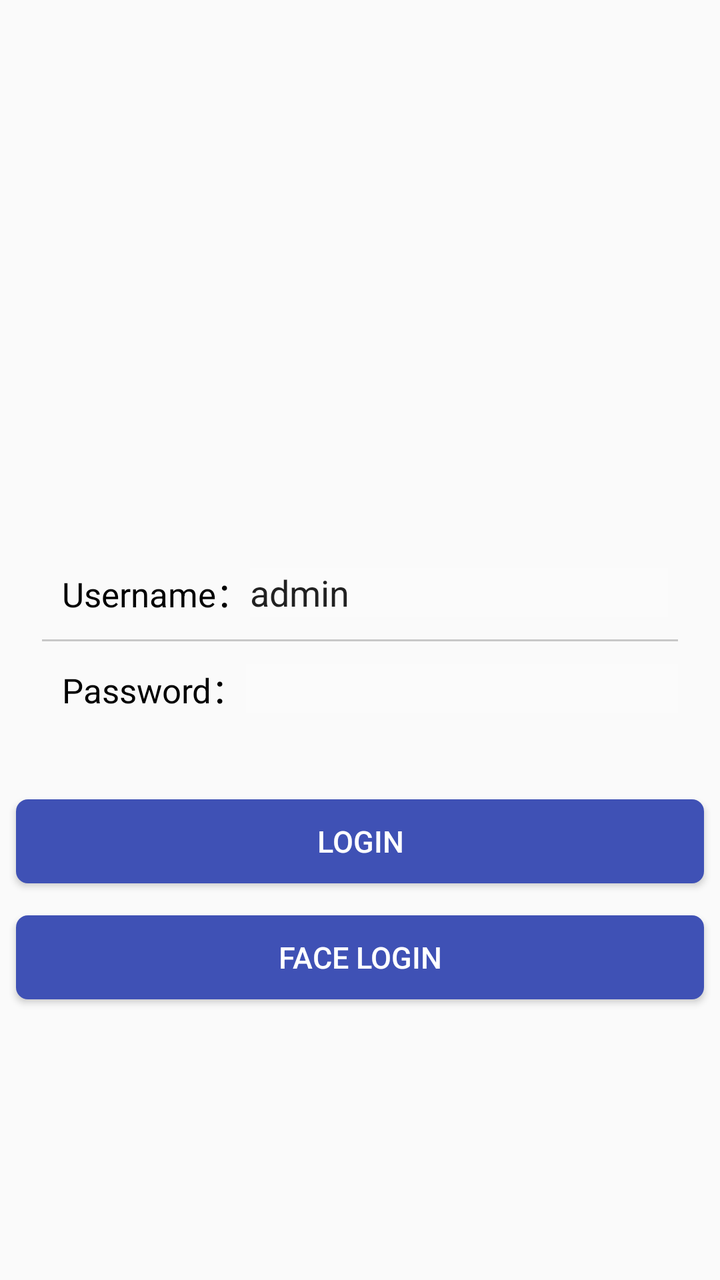
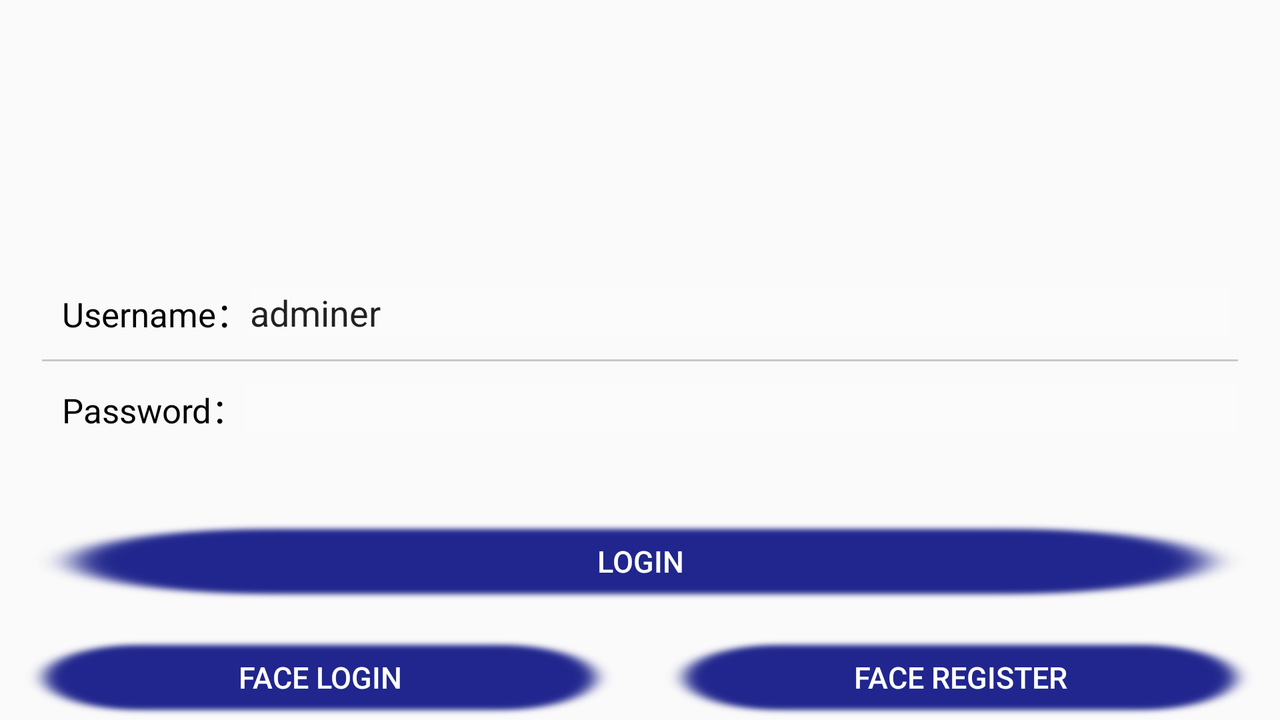

An Android layout and its configuration variant, each rendered on a device that would load it. The default file and the variant file are quoted in full after the pictures.
<!-- AndroidManifest.xml: application theme AppTheme -->
<!-- res/layout/activity_login.xml -->
<?xml version="1.0" encoding="utf-8"?>
<androidx.constraintlayout.widget.ConstraintLayout xmlns:android="http://schemas.android.com/apk/res/android"
    xmlns:app="http://schemas.android.com/apk/res-auto"
    xmlns:tools="http://schemas.android.com/tools"
    android:layout_width="match_parent"
    android:layout_height="match_parent">


    <ImageView
        android:id="@+id/image_face"
        android:layout_width="100dp"
        android:layout_height="100dp"
        android:layout_marginTop="8dp"
        android:layout_marginBottom="8dp"

        app:layout_constraintBottom_toTopOf="@+id/relativeLayout"
        app:layout_constraintEnd_toEndOf="parent"
        app:layout_constraintStart_toStartOf="parent"
        app:layout_constraintTop_toTopOf="parent" />

    <RelativeLayout
        android:id="@+id/relativeLayout"
        android:layout_width="match_parent"
        android:layout_height="wrap_content"
        android:layout_marginStart="8dp"
        android:layout_marginEnd="8dp"
        app:layout_constraintBottom_toBottomOf="parent"
        app:layout_constraintTop_toTopOf="parent"

        app:layout_constraintEnd_toEndOf="parent"
        app:layout_constraintStart_toStartOf="parent">

        <LinearLayout
            android:id="@+id/login_edit_layout"
            android:layout_width="match_parent"
            android:layout_height="wrap_content"
            android:layout_marginLeft="13dp"
            android:layout_marginRight="13dp"
            android:background="@drawable/login_layout_editor_bg"
            android:orientation="vertical">

            <LinearLayout
                android:layout_width="match_parent"
                android:layout_height="47dp"
                android:focusable="true"
                android:focusableInTouchMode="true"
                android:gravity="center_vertical"
                android:orientation="horizontal">

                <TextView
                    android:layout_width="wrap_content"
                    android:layout_height="wrap_content"
                    android:layout_marginLeft="10dp"
                    android:text="@string/user_name"
                    android:textColor="@android:color/black"
                    android:textSize="17sp" />

                <EditText
                    android:id="@+id/login_input_name"
                    android:layout_width="match_parent"
                    android:layout_height="wrap_content"
                    android:layout_marginRight="5dp"
                    android:background="#fffbfbfb"
                    android:singleLine="true"
                    android:text="admin" />
            </LinearLayout>

            <View
                android:layout_width="match_parent"
                android:layout_height="1dp"
                android:background="#ffc8c8c8" />

            <LinearLayout
                android:layout_width="match_parent"
                android:layout_height="47dp"
                android:gravity="center_vertical"
                android:orientation="horizontal">

                <TextView
                    android:layout_width="wrap_content"
                    android:layout_height="wrap_content"
                    android:layout_marginLeft="10dp"
                    android:text="@string/user_password"
                    android:textColor="@android:color/black"
                    android:textSize="17sp" />

                <EditText
                    android:id="@+id/login_input_password"
                    android:layout_width="0dp"
                    android:layout_height="wrap_content"
                    android:layout_weight="1"
                    android:background="#fffbfbfb"
                    android:inputType="textPassword"
                    android:singleLine="true" />
            </LinearLayout>
        </LinearLayout>

    </RelativeLayout>

    <Button
        android:id="@+id/login_btn"
        android:layout_width="match_parent"
        android:layout_height="42dp"
        android:layout_marginStart="8dp"
        android:layout_marginTop="32dp"
        android:layout_marginEnd="8dp"
        android:background="@drawable/login_layout_btn_bg"
        android:text="@string/login"
        android:textColor="@android:color/white"
        android:textSize="15sp"
        app:layout_constraintEnd_toEndOf="parent"
        app:layout_constraintStart_toStartOf="parent"
        app:layout_constraintTop_toBottomOf="@+id/relativeLayout" />

    <Button
        android:id="@+id/login_btn_face"
        android:layout_width="match_parent"
        android:layout_height="42dp"
        android:layout_marginStart="8dp"
        android:layout_marginTop="16dp"
        android:layout_marginEnd="8dp"
        android:background="@drawable/login_layout_btn_bg"
        android:text="@string/face_login"
        android:textColor="@android:color/white"
        android:textSize="15sp"
        app:layout_constraintEnd_toEndOf="parent"
        app:layout_constraintStart_toStartOf="parent"
        app:layout_constraintTop_toBottomOf="@+id/login_btn" />

</androidx.constraintlayout.widget.ConstraintLayout>
<!-- resources referenced by this layout -->
<resources>
  <!-- drawable login_layout_btn_bg (drawable) -->
  <?xml version="1.0" encoding="utf-8"?>
  <shape xmlns:android="http://schemas.android.com/apk/res/android" >
      <corners android:radius="6dp"/>
      
      <gradient 
          android:angle="90"
          android:endColor="#3F51B5"
          android:startColor="#3F51B5"
          />
      
  </shape>
  <string name="face_login">Face  Login</string>
  <string name="login">Login</string>
  <string name="user_name">Username：</string>
  <string name="user_password">Password：</string>
  <style name="AppTheme" parent="Theme.AppCompat.Light.NoActionBar">
          
          <item name="colorPrimary">@color/colorPrimary</item>
          <item name="colorPrimaryDark">@color/colorPrimaryDark</item>
          <item name="colorAccent">@color/colorAccent</item>
      </style>
  
      !-- 自定义loading dialog --&gt;
  <color name="colorPrimary">#3F51B5</color>
  <color name="colorPrimaryDark">#303F9F</color>
  <color name="colorAccent">#FF4081</color>
</resources>
<!-- res/layout-land/activity_login.xml (the repository's variant of the layout above) -->
<!-- drawn on the phone turned sideways -->
<?xml version="1.0" encoding="utf-8"?>
<androidx.constraintlayout.widget.ConstraintLayout xmlns:android="http://schemas.android.com/apk/res/android"
    xmlns:app="http://schemas.android.com/apk/res-auto"
    xmlns:tools="http://schemas.android.com/tools"
    android:layout_width="match_parent"
    android:layout_height="match_parent">

    <androidx.constraintlayout.widget.Guideline
        android:id="@+id/guideline1"
        android:layout_width="wrap_content"
        android:layout_height="wrap_content"
        android:orientation="vertical"
        android:visibility="visible"
        app:layout_constraintGuide_percent="0.5"
        tools:visibility="visible" />
    <ImageView
        android:id="@+id/image_face"
        android:layout_width="100dp"
        android:layout_height="100dp"
        android:layout_marginTop="8dp"
        android:layout_marginBottom="8dp"
        android:src="@drawable/wode_select"
        app:layout_constraintBottom_toTopOf="@+id/relativeLayout"
        app:layout_constraintEnd_toEndOf="parent"
        app:layout_constraintStart_toStartOf="parent"
        app:layout_constraintTop_toTopOf="parent" />

    <RelativeLayout
        android:id="@+id/relativeLayout"
        android:layout_width="match_parent"
        android:layout_height="wrap_content"
        android:layout_marginStart="8dp"
        android:layout_marginEnd="8dp"
        app:layout_constraintBottom_toBottomOf="parent"
        app:layout_constraintTop_toTopOf="parent"

        app:layout_constraintEnd_toEndOf="parent"
        app:layout_constraintStart_toStartOf="parent">

        <LinearLayout
            android:id="@+id/login_edit_layout"
            android:layout_width="match_parent"
            android:layout_height="wrap_content"
            android:layout_marginLeft="13dp"
            android:layout_marginRight="13dp"
            android:background="@drawable/login_layout_editor_bg"
            android:orientation="vertical">

            <LinearLayout
                android:layout_width="match_parent"
                android:layout_height="47dp"
                android:focusable="true"
                android:focusableInTouchMode="true"
                android:gravity="center_vertical"
                android:orientation="horizontal">

                <TextView
                    android:layout_width="wrap_content"
                    android:layout_height="wrap_content"
                    android:layout_marginLeft="10dp"
                    android:text="@string/user_name"
                    android:textColor="@android:color/black"
                    android:textSize="17sp" />

                <EditText
                    android:id="@+id/login_input_name"
                    android:layout_width="match_parent"
                    android:layout_height="wrap_content"
                    android:layout_marginRight="5dp"
                    android:background="#fffbfbfb"
                    android:singleLine="true"
                    android:text="adminer" />
            </LinearLayout>

            <View
                android:layout_width="match_parent"
                android:layout_height="1dp"
                android:background="#ffc8c8c8" />

            <LinearLayout
                android:layout_width="match_parent"
                android:layout_height="47dp"
                android:gravity="center_vertical"
                android:orientation="horizontal">

                <TextView
                    android:layout_width="wrap_content"
                    android:layout_height="wrap_content"
                    android:layout_marginLeft="10dp"
                    android:text="@string/user_password"
                    android:textColor="@android:color/black"
                    android:textSize="17sp" />

                <EditText
                    android:id="@+id/login_input_password"
                    android:layout_width="0dp"
                    android:layout_height="wrap_content"
                    android:layout_weight="1"
                    android:background="#fffbfbfb"
                    android:inputType="textPassword"
                    android:singleLine="true" />
            </LinearLayout>
        </LinearLayout>

    </RelativeLayout>

    <Button
        android:id="@+id/login_btn"
        android:layout_width="match_parent"
        android:layout_height="42dp"
        android:layout_marginStart="8dp"
        android:layout_marginTop="32dp"
        android:layout_marginEnd="8dp"
        android:background="@drawable/btn_selector"
        android:text="@string/login"
        android:textColor="@android:color/white"
        android:textSize="15sp"
        app:layout_constraintEnd_toEndOf="parent"
        app:layout_constraintStart_toStartOf="parent"
        app:layout_constraintTop_toBottomOf="@+id/relativeLayout" />
    <Button
        android:id="@+id/login_btn_face"
        android:layout_width="0dp"
        android:layout_height="42dp"
        android:layout_marginStart="8dp"
        android:layout_marginTop="16dp"
        android:layout_marginRight="8dp"

        android:background="@drawable/btn_selector"
        android:text="@string/face_login"

        android:textColor="@android:color/white"

        android:textSize="15sp"
        app:layout_constraintRight_toLeftOf="@id/guideline1"
        app:layout_constraintLeft_toLeftOf="parent"
        app:layout_constraintTop_toBottomOf="@+id/login_btn" />
    <Button
        android:id="@+id/btn_face_register"
        android:layout_width="0dp"
        android:layout_height="42dp"
        android:layout_marginStart="8dp"
        android:layout_marginTop="16dp"
        android:layout_marginEnd="8dp"
        android:background="@drawable/btn_selector"
        android:text="@string/btn_face_register"
        android:textColor="@android:color/white"
        android:textSize="15sp"
        app:layout_constraintTop_toBottomOf="@+id/login_btn"
        app:layout_constraintLeft_toRightOf="@+id/guideline1"
        app:layout_constraintRight_toRightOf="parent"/>

</androidx.constraintlayout.widget.ConstraintLayout>
<!-- resources referenced by the variant -->
<!-- as the phone turned sideways resolves them -->
<resources>
  <!-- drawable btn_selector (drawable) -->
  <?xml version="1.0" encoding="utf-8"?>
  <selector xmlns:android="http://schemas.android.com/apk/res/android">
      <item android:state_pressed="true"  android:drawable="@drawable/button_one"/>
      <item android:state_pressed="false" android:drawable="@drawable/button_two"/>
      <item android:state_enabled="false" android:drawable="@drawable/button_one"/>
  </selector>
  <string name="btn_face_register">Face  Register</string>
  <string name="face_login">Face  Login</string>
  <string name="login">Login</string>
  <string name="user_name">Username：</string>
  <string name="user_password">Password：</string>
  <style name="AppTheme" parent="Theme.AppCompat.Light.NoActionBar">
          
          <item name="colorPrimary">@color/colorPrimary</item>
          <item name="colorPrimaryDark">@color/colorPrimaryDark</item>
          <item name="colorAccent">@color/colorAccent</item>
      </style>
  
      !-- 自定义loading dialog --&gt;
  <!-- drawable button_one: png bitmap (drawable-xxxhdpi, 55885 bytes) -->
  <!-- drawable button_two: png bitmap (drawable-xhdpi, 58165 bytes) -->
  <color name="colorPrimary">#3F51B5</color>
  <color name="colorPrimaryDark">#303F9F</color>
  <color name="colorAccent">#FF4081</color>
</resources>
